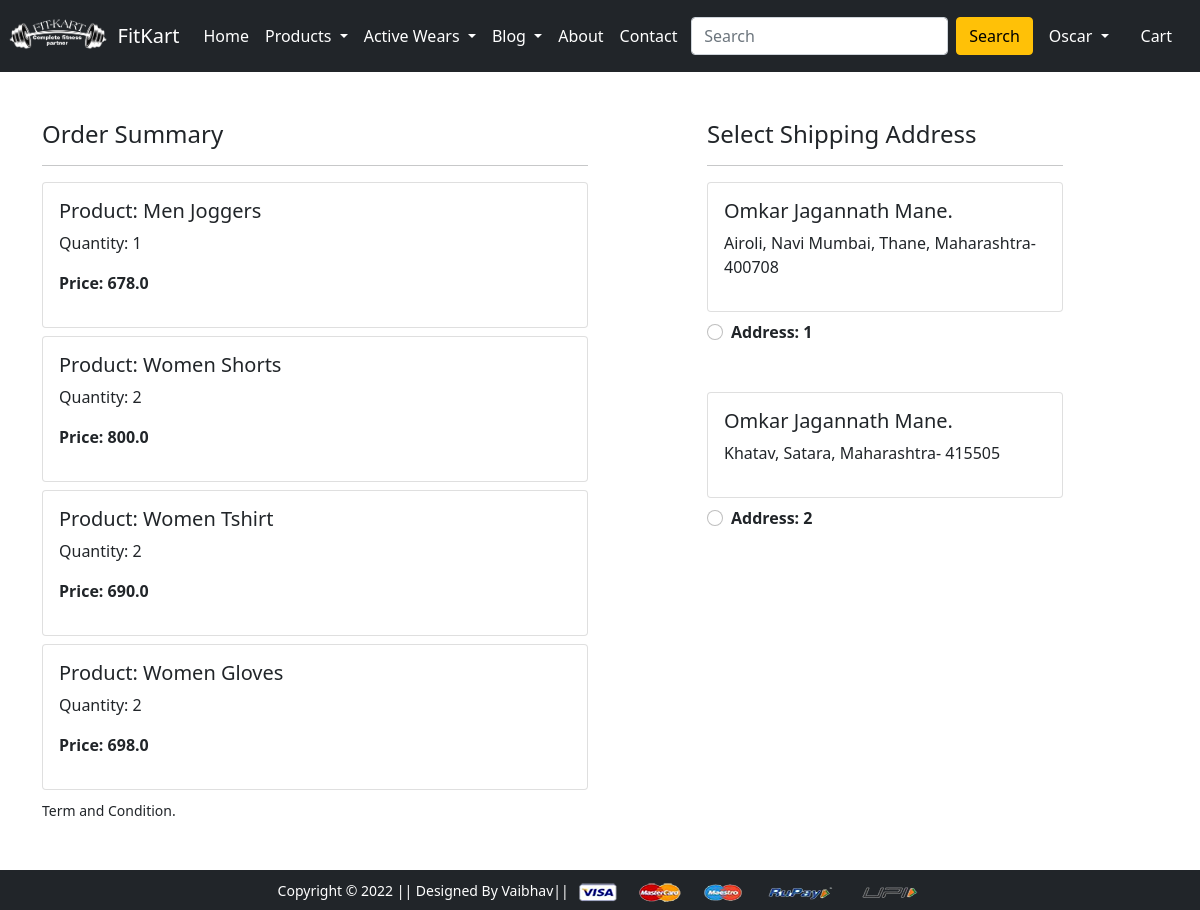
Page /checkout/ (signed in) on the committed database.
### app/models.py (models this page shows, shortened)
class Cart(models.Model):
 user = models.ForeignKey(User, on_delete=models.CASCADE)
 product = models.ForeignKey(Product, on_delete=models.CASCADE)
 quantity = models.PositiveIntegerField(default=1)
 @property
 def total_cost(self):
   return self.quantity * self.product.discounted_price

class Product(models.Model):
 title = models.CharField(max_length=100)
 selling_price = models.FloatField()
 discounted_price = models.FloatField()
 description = models.TextField()
 brand = models.CharField(max_length=100)
 category = models.CharField( choices=CATEGORY_CHOICES, max_length=2)
 product_image = models.ImageField(upload_to='productimg')

class Customer(models.Model):
 user = models.ForeignKey(User, on_delete=models.CASCADE)
 name = models.CharField(max_length=200)
 locality = models.CharField(max_length=200)
 city = models.CharField(max_length=50)
 zipcode = models.IntegerField()
 state = models.CharField(choices=STATE_CHOICES, max_length=50)

### app/views.py (the view)
# urls.py: path('checkout/', views.checkout, name='checkout'),
@login_required
def checkout(request):
	user = request.user
	add = Customer.objects.filter(user=user)
	cart_items = Cart.objects.filter(user=request.user)
	return render(request, 'app/checkout.html', {'add':add, 'cart_items':cart_items})

### app/templates/app/checkout.html (shortened to what this page needs)
{% extends 'app/base.html' %}
{% load static %}
{% block main-content %}
<div class="container">
 <div class="row mt-5">
  <div class="col-sm-6">
    <h4>Order Summary</h4>
    <hr>
    {% for item in cart_items %}
      <div class="card mb-2">
        <div class="card-body">
          <h5>Product: {{item.product.title}}</h5>
          <p>Quantity: {{item.quantity}}</p>
          <p class="fw-bold">Price: {{item.total_cost}}</p>
        </div>
      </div>
    {% endfor %}
    <small>Term and Condition.</small>
  </div>
  <div class="col-sm-4 offset-sm-1">
    <h4>Select Shipping Address</h4>
    <hr>
    <form action="/paymentdone">
    {% for ad in add %}
      <div class="card">
        <div class="card-body">
        <h5>{{ad.name}}</h5>
        <p>{{ad.locality}}, {{ad.city}}, {{ad.state}}- {{ad.zipcode}}</p>
        </div>
      </div>
        <div class="form-check mt-2 mb-5">
          <input class="form-check-input" type="radio" name="custid" id="custadd{{forloop.counter}}" value="{{ad.id}}">
          <label class="form-check-label fw-bold" for="custadd{{forloop.counter}}">
            Address: {{ forloop.counter }} </label>
        </div>
      {% endfor %}
      </form>
    </div>
  </div>
</div>
{% endblock main-content %}

### app/templates/app/base.html (shortened to what this page needs)
<!doctype html>
{% load static %}
<html lang="en">
  <head>
    <link href="https://cdn.jsdelivr.net/npm/bootstrap@5.0.0-beta1/dist/css/bootstrap.min.css" rel="stylesheet">
    <link rel="stylesheet" href="{% static 'app/css/owl.carousel.min.css' %}">
    <link rel="stylesheet" href="{% static 'app/css/all.min.css' %}">
    <link rel="stylesheet" href="{% static 'app/css/style.css' %}">
  </head>
  <body>
    <nav class="navbar navbar-expand-lg navbar-dark bg-dark">
      <div class="left">
        <img src="{% static 'app/images/logo.png' %}" alt="" srcset="" class="img-fluid my-0 mx-2 px-10 py-0 " height="1px" width="100px">
      </div>
     <div class="container">
       <a class="navbar-brand" href="/">FitKart</a>
       <div class="collapse navbar-collapse" id="navbarSupportedContent">
         <ul class="navbar-nav me-auto mb-2 mb-lg-0">
           <li class="nav-item">
             <a class="nav-link active" aria-current="page" href="/">Home</a>
           </li>
           <li class="nav-item dropdown">
             <a class="nav-link dropdown-toggle text-white" href="#" id="electronicsDropdown" role="button" data-bs-toggle="dropdown" aria-expanded="false">
               Products
             </a>
           </li>
           <li class="nav-item dropdown">
             <a class="nav-link dropdown-toggle text-white" href="#" id="fashionDropdown" role="button" data-bs-toggle="dropdown" aria-expanded="false">
               Active Wears
             </a>
           </li>
           <li class="nav-item dropdown">
            <a class="nav-link dropdown-toggle text-white" href="#" id="electronicsDropdown" role="button" data-bs-toggle="dropdown" aria-expanded="false">
              Blog
            </a>
          </li>
           <li class="nav-item">
            <a class="nav-link active" aria-current="page" href="{% url 'about' %}">About</a>
          </li>
          <li class="nav-item">
            <a class="nav-link active" aria-current="page" href="{% url 'contact' %}">Contact</a>
          </li>
         </ul>
         <form class="d-flex" method = "post">
           <input class="form-control me-2" type="search" placeholder="Search" aria-label="Search" name='s1'>
           <button class="btn btn-warning" type="submit">Search</button>
         </form>
         <div>
          <ul class="navbar-nav me-auto mb-2 mb-lg-0">
          {% if request.user.is_authenticated %}
           <li class="nav-item dropdown mx-2">
              <a class="nav-link dropdown-toggle text-white" href="#" id="profileDropdown" role="button" data-bs-toggle="dropdown" aria-expanded="false">
                {{request.user.username|capfirst}}
              </a>
            </li>
            <li class="nav-item mx-2">
              <a href="{% url 'showcart' %}" class="nav-link text-white"> Cart </a>
            </li>
            {% endif %}
          </ul>
         </div>
       </div>
     </div>
    </nav>
    {% block main-content %} {% endblock main-content %}
    <footer class="container-fluid bg-dark text-center p-2 mt-5">
        <small class="text-white">Copyright &copy; 2022 || Designed By Vaibhav|| </small>
        <img src="{% static 'app/images/payment.png' %}" alt="" srcset="" class="img-fluid" height="2px">
    </footer>
  </body>
</html>

### app/templates/app/base.html (style rules this page uses)
.left img { filter: invert(100%); }

### rows in the picture
Cart: product "Men Joggers", quantity "1", total_cost "678.0"
Cart: product "Women Shorts", quantity "2", total_cost "800.0"
Cart: product "Women Tshirt", quantity "2", total_cost "690.0"
Cart: product "Women Gloves", quantity "2", total_cost "698.0"
Customer: name "Omkar Jagannath Mane.", locality "Airoli, Navi Mumbai", city "Thane", state "Maharashtra", zipcode "400708"
Customer: name "Omkar Jagannath Mane.", locality "Khatav", city "Satara", state "Maharashtra", zipcode "415505"

### other values in the picture
{{ request.user.username|capfirst }} "Oscar"
